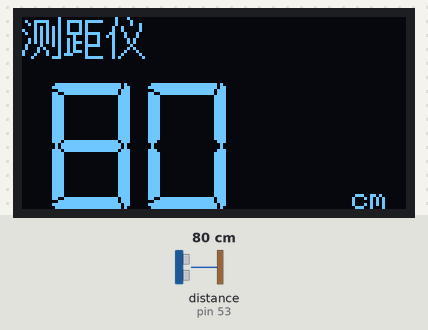
The sketch below on a simulated Arduino Mega 2560, built with avr-gcc and run on an emulated ATmega2560. On the bench: 128×64 one-colour display. Wiring (inferred from the names in the program): ultrasonic range finder: trigger A0; echo pin 53. The test bench sets the inputs (shaded band); at power-on: distance to the obstacle (sensor on pin 53) 80 cm. The echo pulse lasts 58.3 µs per cm.

Above: at 1.2 s.
1.3 s: distance to the obstacle (sensor on pin 53) set to 2 cm
At 2.5 s:
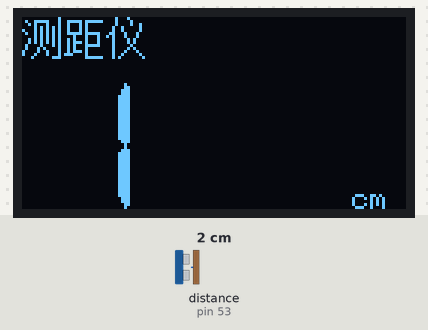
2.8 s: distance to the obstacle (sensor on pin 53) set to 4 cm
At 4.0 s:
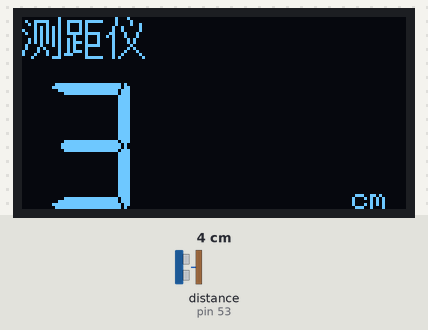
4.3 s: distance to the obstacle (sensor on pin 53) set to 9 cm
At 5.3 s:
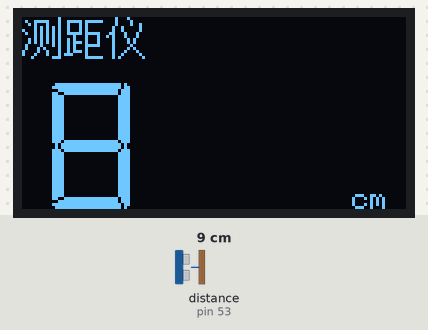
Timing chart, 0 to 7.3 s (numbered marks = the images above; inputs shaded):
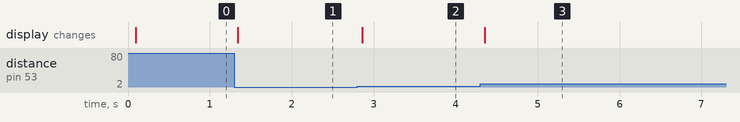

Measured:
- after the input at 1.3 s, the display: changes at once (image 1)
- after the input at 2.8 s, the display: changes after 0.06 s (image 2)
- after the input at 4.3 s, the display: changes after 0.05 s (image 3)

The sketch:

8UltrasonicRanging.ino
```cpp
#include <Arduino.h>
#include <U8g2lib.h>

#ifdef U8X8_HAVE_HW_SPI
#include <SPI.h>
#endif
#ifdef U8X8_HAVE_HW_I2C
#include <Wire.h>
#endif
U8G2_SH1106_128X64_NONAME_F_HW_I2C u8g2(U8G2_R0, /* reset=*/ U8X8_PIN_NONE); //选择屏幕型号1.3寸SH1106 OLED屏幕

#define ECHOPIN 53// 定义接收引脚（53号）
#define TRIGPIN A0// 定义触发引脚（54号A0）
int distance;
const unsigned char cz6[] U8X8_PROGMEM = {
  /*--  调入了一幅图像：C:\Users\ADMIN\Desktop\测距仪.bmp  --*/
  /*--  宽度x高度=42x16  --*/
  /*--  宽度不是8的倍数，现调整为：宽度x高度=48x16  --*/
  0x00, 0x10, 0x00, 0x80, 0x08, 0x00, 0xF2, 0x91, 0xEF, 0x87, 0x10, 0x00, 0x14, 0x91, 0x28, 0x80,
  0x90, 0x00, 0x50, 0x95, 0x28, 0x40, 0x82, 0x00, 0x51, 0x95, 0x28, 0x40, 0x82, 0x00, 0x52, 0x95,
  0xEF, 0x63, 0x44, 0x00, 0x50, 0x15, 0x22, 0x52, 0x44, 0x00, 0x54, 0x95, 0x22, 0x42, 0x28, 0x00,
  0x54, 0x95, 0x2E, 0x42, 0x28, 0x00, 0x42, 0x94, 0xE2, 0x43, 0x10, 0x00, 0xA2, 0x90, 0x22, 0x40,
  0x28, 0x00, 0x21, 0x91, 0x2E, 0x40, 0x44, 0x00, 0x11, 0xD1, 0x21, 0x40, 0x82, 0x00, 0x08, 0x1C,
  0xE0, 0x47, 0x01, 0x01, 0x00, 0x00, 0x00, 0x00, 0x00, 0x00, 0x00, 0x00, 0x00, 0x00, 0x00, 0x00,
};
void setup() {
  u8g2.begin();//构造u8g2模式：初始化显示器，重置清屏，唤醒屏幕
  pinMode(ECHOPIN, INPUT);//定义接收引脚为I/O输入
  pinMode(TRIGPIN, OUTPUT);//定义触发引脚为I/O输出
}

void loop() {
  digitalWrite(TRIGPIN, LOW); // 置Trig为低电平，持续 2uS
  delayMicroseconds(2);
  digitalWrite(TRIGPIN, HIGH); // 置Trig为高电平，持续 至少10uS，触发测距
  delayMicroseconds(20);
  digitalWrite(TRIGPIN, LOW); // 又置Trig为低电平

  // 从Echo引脚读取超声波从发射至返回的时间，并计算距离
  distance = pulseIn(ECHOPIN, HIGH) / 58;

  u8g2.clearBuffer();          // 清显示屏缓冲区
  u8g2.drawXBMP(0, 0, 48, 16, cz6);// 显示超声波测距仪图标
  u8g2.setFont(u8g2_font_7Segments_26x42_mn); // 选择合适的字体
  u8g2.setCursor(10, 64);//设置光标位置
  u8g2.print(distance);//显示距离
  u8g2.setFont(u8g2_font_6x10_mf  ); // 选择合适的字体
  u8g2.setCursor(110, 64);//设置光标位置
  u8g2.print("cm");//显示单位cm
  u8g2.sendBuffer();          // 将缓冲区的内容发送给显示器，发刷新消息
}
```
